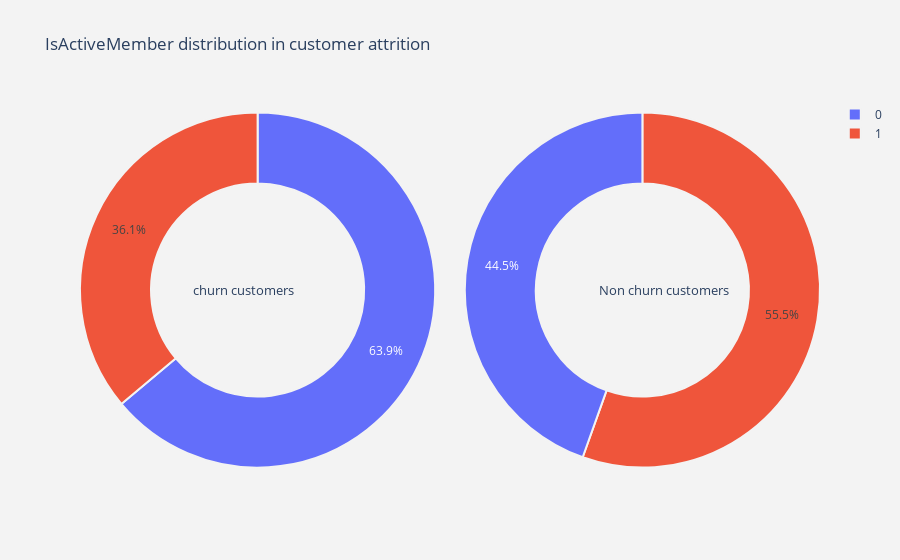

This figure's notebook cell:
### Markdown cell above
<h3><b>:::::The user-defined function to visualize the categorical features:::::</b></h3><br>
The customized pie function will generate the pie charts for the categorical functions in the 2-dimensional plane and grouped by the Exited (CLASS LABEL).

### Code cell
plot_pie(categorical_column[4])

### Figure 1 — Plotly figure (JSON) as saved in the notebook; plotly's stock layout.template omitted (floating-point values rounded to 4 significant figures)
{"data": [{"domain": {"x": [0, 0.48]}, "hole": 0.6, "hoverinfo": "label+percent+name", "labels": [0, 1], "marker": {"line": {"color": "rgb(243,243,243)", "width": 2}}, "name": "Churn Customers", "type": "pie", "values": [1302, 735]}, {"domain": {"x": [0.52, 1]}, "hole": 0.6, "hoverinfo": "label+percent+name", "labels": [1, 0], "marker": {"line": {"color": "rgb(243,243,243)", "width": 2}}, "name": "Non churn customers", "type": "pie", "values": [4416, 3547]}], "layout": {"annotations": [{"font": {"size": 13}, "showarrow": false, "text": "churn customers", "x": 0.15, "y": 0.5}, {"font": {"size": 13}, "showarrow": false, "text": "Non churn customers", "x": 0.88, "y": 0.5}], "paper_bgcolor": "rgb(243,243,243)", "plot_bgcolor": "rgb(243,243,243)", "title": {"text": "IsActiveMember distribution in customer attrition "}}}
